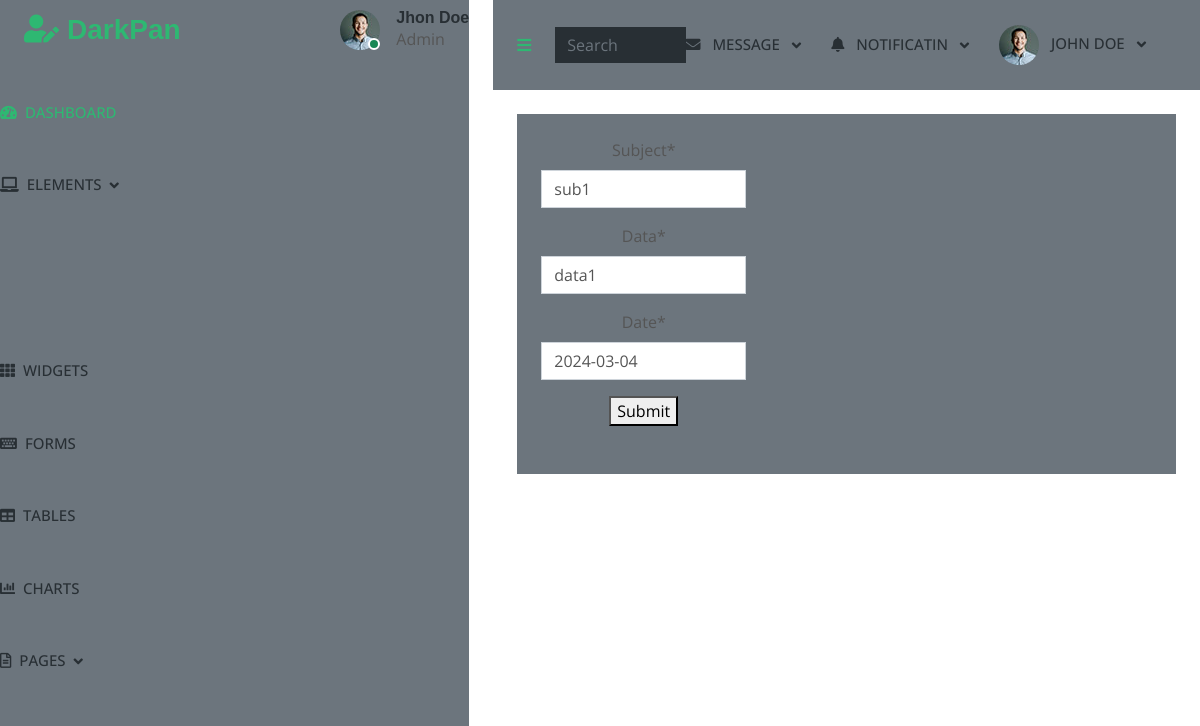
/update/28/, run on an earlier commit of the app's database.
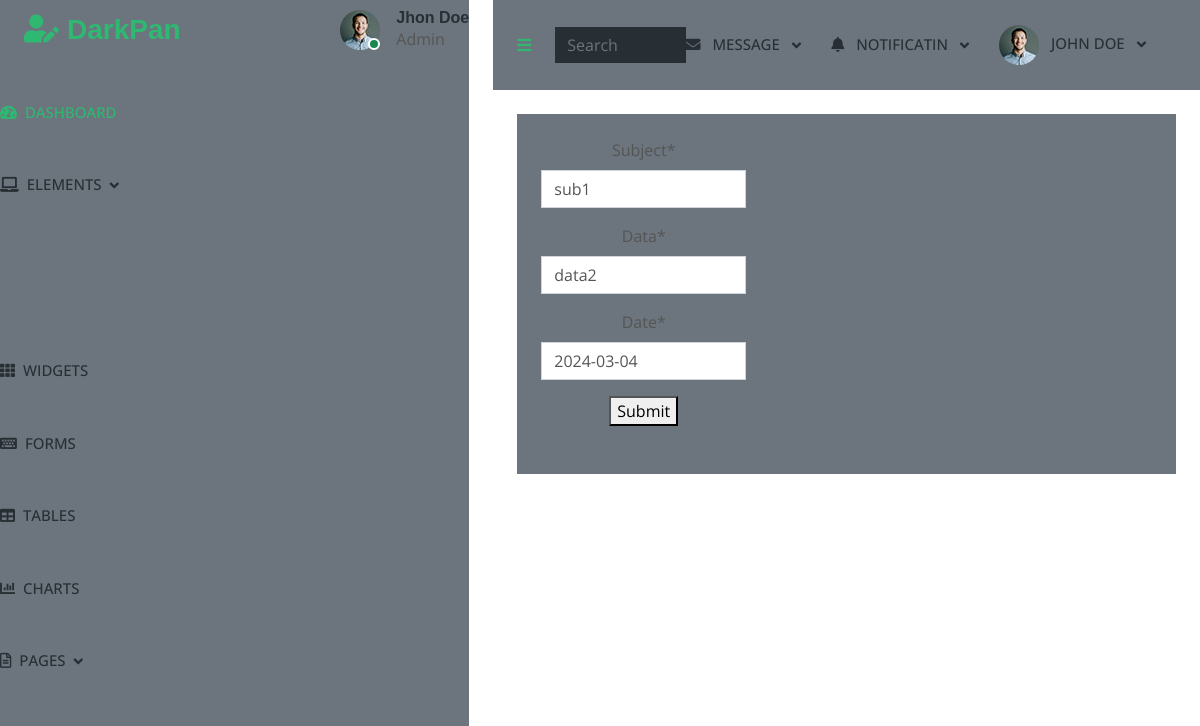
And on a later commit of the database.
### myapp/models.py (models this page shows)
class Todo(models.Model):
        subject=models.CharField(max_length=50)
        data=models.CharField(max_length=100)
        date=models.DateField()

### myapp/views.py (the view)
# urls.py: path("update/<int:obj_id>/",views.update_1,name="update")
def update_1(request,obj_id):
    data=Todo.objects.get(id=obj_id)
    form=todoform(instance=data)
    if request.method =='POST':
        form=todoform(request.POST,instance=data)
        if form.is_valid():
            form.save()
            return redirect("data")
    return render(request,"update.html",{'form':form})

### myapp/forms.py
class todoform(forms.ModelForm):
    class Meta:
        model=Todo
        fields = ('__all__')

### template/update.html (shortened to what this page needs)
{% extends 'dash.html' %}
{% load crispy_forms_tags %}
{% block content %}
<form method="POST">
{{form|crispy}}
<button type="submit">Submit</button>
</form>
{% endblock %}

What changed in the data, as far as the page shows it:
changed Todo "sub1": data "data1" → "data2"
